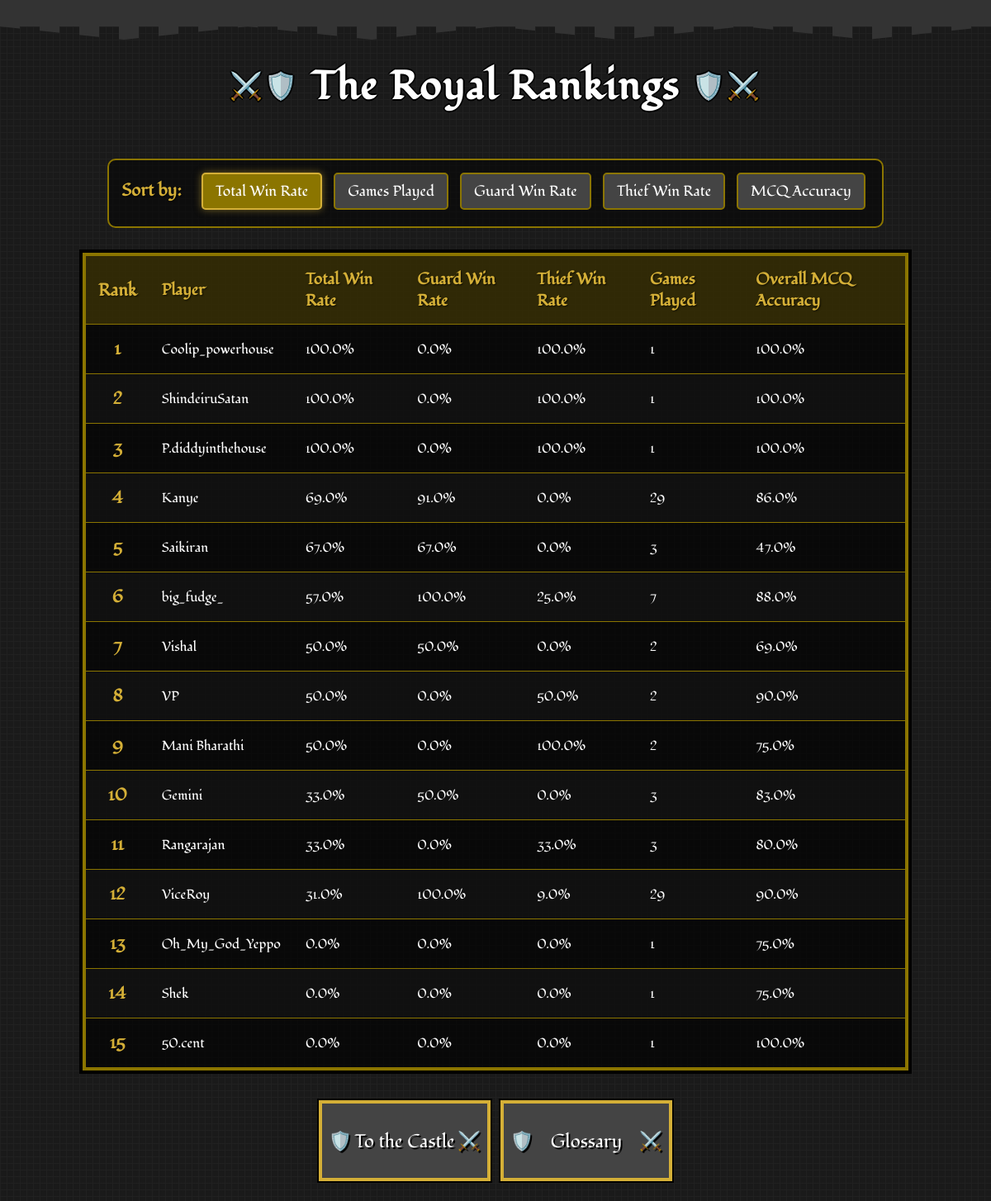
The app's page /leaderboard with its own data.
### app.py (models this page shows)
class PlayerStats(db.Model):
    id = db.Column(db.Integer, primary_key=True)
    user_id = db.Column(db.Integer, db.ForeignKey('user.id'), nullable=False)
    total_games_played = db.Column(db.Integer, default=0)
    games_played_as_guard = db.Column(db.Integer, default=0)
    games_played_as_thief = db.Column(db.Integer, default=0)
    total_games_won = db.Column(db.Integer, default=0)
    total_games_won_as_guard = db.Column(db.Integer, default=0)
    total_games_won_as_thief = db.Column(db.Integer, default=0)
    total_win_rate = db.Column(db.Float, default=0.0)
    win_rate_as_guard = db.Column(db.Float, default=0.0)
    win_rate_as_thief = db.Column(db.Float, default=0.0)
    total_answer_accuracy = db.Column(db.Float, default=0.0)
    total_questions_attempted = db.Column(db.Integer, default=0)
    total_right_answers = db.Column(db.Integer, default=0)
    game_right_answers = db.Column(db.Integer, default=0)
    game_total_questions = db.Column(db.Integer, default=0)
    answer_accuracy_in_last_game = db.Column(db.Float, default=0.0)

class User(db.Model):
    id = db.Column(db.Integer, primary_key=True)
    username = db.Column(db.String(40), unique=True, nullable=False)
    password_hash = db.Column(db.String(200), nullable=False)
    stats = db.relationship('PlayerStats', backref='user', uselist=False)

### app.py (the view)
@app.route('/leaderboard')
def leaderboard():
    sort_by = request.args.get('sort_by', 'total_win_rate')
    sort_options = {
        'games_played': PlayerStats.total_games_played,
        'total_win_rate': PlayerStats.total_win_rate,
        'win_rate_as_guard': PlayerStats.win_rate_as_guard,
        'win_rate_as_thief': PlayerStats.win_rate_as_thief,
        'mcq_accuracy': PlayerStats.total_answer_accuracy
    }
    sort_column = sort_options.get(sort_by, PlayerStats.total_win_rate)
    leaderboard_data = db.session.query(PlayerStats, User)\
        .join(User, PlayerStats.user_id == User.id)\
        .order_by(sort_column.desc())\
        .limit(20)\
        .all()
    return render_template('leaderboard.html',
                           leaderboard_data=leaderboard_data,
                           current_sort=sort_by)

### templates/leaderboard.html (shortened to what this page needs)
<!DOCTYPE html>
<html lang="en">
<head>
    <link rel="stylesheet" href="static/css/style.css">
    <link rel="stylesheet" href="static/css/leaderboard.css">
    <link rel="stylesheet" href="static/css/game-over.css">
</head>
<body>
    <div class="castle-top"></div>
    <h1>The Royal Rankings</h1>
    <div class="filters">
        <strong>Sort by:</strong>
        <a href="{{ url_for('leaderboard', sort_by='total_win_rate') }}"
           class="{{ 'active' if current_sort == 'total_win_rate' }}">Total Win Rate</a>
        <a href="{{ url_for('leaderboard', sort_by='games_played') }}"
           class="{{ 'active' if current_sort == 'games_played' }}">Games Played</a>
        <a href="{{ url_for('leaderboard', sort_by='win_rate_as_guard') }}"
           class="{{ 'active' if current_sort == 'win_rate_as_guard' }}">Guard Win Rate</a>
        <a href="{{ url_for('leaderboard', sort_by='win_rate_as_thief') }}"
           class="{{ 'active' if current_sort == 'win_rate_as_thief' }}">Thief Win Rate</a>
        <a href="{{ url_for('leaderboard', sort_by='mcq_accuracy') }}"
           class="{{ 'active' if current_sort == 'mcq_accuracy' }}">MCQ Accuracy</a>
    </div>
    <table>
        <thead>
            <tr>
                <th class="rank">Rank</th>
                <th>Player</th>
                <th>Total Win Rate</th>
                <th>Guard Win Rate</th>
                <th>Thief Win Rate</th>
                <th>Games Played</th>
                <th>Overall MCQ Accuracy</th>
            </tr>
        </thead>
        <tbody>
            {% for stats, user in leaderboard_data %}
            <tr>
                <td class="rank">{{ loop.index }}</td>
                <td>{{ user.username }}</td>
                <td>{{ stats.total_win_rate }}%</td>
                <td>{{ stats.win_rate_as_guard }}%</td>
                <td>{{ stats.win_rate_as_thief }}%</td>
                <td>{{ stats.total_games_played }}</td>
                <td>{{ stats.total_answer_accuracy }}%</td>
            </tr>
            {% else %}
            <tr>
                <td colspan="7" style="text-align: center;">No player data available yet.</td>
            </tr>
            {% endfor %}
        </tbody>
    </table>
    <div class="button-container">
        <a href="{{ url_for('home') }}"><button class="shield-btn game-over-btn">To the Castle</button></a>
        <a href="{{ url_for('glossary') }}"><button class="shield-btn game-over-btn">Glossary</button></a>
    </div>
</body>
</html>

### static/css/style.css (style rules this page uses)
body { font-family: "Fondamento", serif; background-color: #1a1a1a; background-image: linear-gradient(90deg, rgba(34,34,34,0.8) 1px, transparent 1px), linear-gradient(rgba(34,34,34,0.8) 1px, transparent 1px); background-size: 8px 8px; color: white; margin: 0; padding: 0; text-align: center; position: relative; min-height: 100vh; display: flex; flex-direction: column; justify-content: space-between; }
.castle-top { height: 32px; background-color: #333; position: relative; margin-bottom: 16px; image-rendering: pixelated; }
.castle-top::before { content: ""; position: absolute; top: 100%; left: 0; right: 0; height: 16px; background-image: repeating-linear-gradient(90deg, #333 0px, #333 24px, transparent 24px, transparent 48px); background-size: 48px 16px; clip-path: polygon( 0% 0%, 12.5% 100%, 25% 0%, 37.5% 100%, 50% 0%, 62.5% 100%, 75% 0%, 87.5% 100%, 100% 0% ); image-rendering: pixelated; }
h1 { font-family: "Fondamento", serif; text-align: center; font-size: 3rem; color: white; text-shadow: 2px 0 #000, -2px 0 #000, 0 2px #000, 0 -2px #000; margin: 24px 0; letter-spacing: 2px; position: relative; image-rendering: pixelated; }
h1::before { content: "⚔️🛡️"; font-size: 2rem; position: relative; top: -5px; margin: 0 15px; }
h1::after { content: "🛡️⚔️"; font-size: 2rem; position: relative; top: -5px; margin: 0 15px; }
button.shield-btn { font-family: "Fondamento", serif; background-color: #444; color: white; border: none; box-shadow: 0 0 0 4px #d4af37, 0 0 0 6px #000; padding: 14px 22px; margin: 10px; font-size: 1.4rem; cursor: pointer; position: relative; transition: all 0.2s steps(5); text-shadow: 2px 2px 0 #000; width: 200px; height: 90px; image-rendering: pixelated; }
button.shield-btn::before { content: "🛡️ "; position: absolute; left: 8px; top: 50%; transform: translateY(-50%); }

### static/css/leaderboard.css (style rules this page uses)
body { font-family: "Fondamento", serif; background-color: #1a1a1a; background-image: linear-gradient(90deg, rgba(34,34,34,0.8) 1px, transparent 1px), linear-gradient(rgba(34,34,34,0.8) 1px, transparent 1px); background-size: 8px 8px; color: white; margin: 0; padding: 0; text-align: center; }
h1 { font-family: "Fondamento", serif; text-align: center; font-size: 3rem; color: white; text-shadow: 2px 0 #000, -2px 0 #000, 0 2px #000, 0 -2px #000; margin: 24px 0; letter-spacing: 2px; }
.filters { text-align: center; margin: 30px auto; max-width: 1000px; background-color: rgba(0, 0, 0, 0.5); padding: 15px; border: 2px solid #8b7500; border-radius: 10px; }
.filters strong { color: #d4af37; font-size: 1.3rem; margin-right: 15px; text-shadow: 1px 1px 2px rgba(0, 0, 0, 0.7); }
.filters a { font-family: "Fondamento", serif; text-decoration: none; padding: 8px 15px; margin: 0 5px; border-radius: 5px; background-color: #444; color: white; border: 2px solid #8b7500; transition: all 0.2s; font-size: 1.1rem; display: inline-block; margin-bottom: 5px; }
.filters a.active { background-color: #8b7500; color: white; border-color: #d4af37; box-shadow: 0 0 10px rgba(212, 175, 55, 0.5); }
table { width: 100%; max-width: 1000px; margin: 0 auto; border-collapse: collapse; background-color: rgba(0, 0, 0, 0.7); border: 4px solid #8b7500; box-shadow: 0 0 0 4px #000; }
th, td { padding: 15px; text-align: left; border-bottom: 1px solid #8b7500; }
thead th { background-color: rgba(139, 117, 0, 0.3); color: #d4af37; font-weight: bold; text-shadow: 1px 1px 2px rgba(0, 0, 0, 0.7); font-size: 1.2rem; }
tbody tr:nth-child(even) { background-color: rgba(34, 34, 34, 0.3); }
.rank { font-weight: bold; text-align: center; color: #d4af37; font-size: 1.3rem; }
.button-container { display: flex; justify-content: center; margin: 30px auto; }
.shield-btn { font-family: "Fondamento", serif; background-color: #444; color: white; border: none; box-shadow: 0 0 0 4px #d4af37, 0 0 0 6px #000; padding: 14px 22px; margin: 10px; font-size: 1.4rem; cursor: pointer; position: relative; transition: all 0.2s steps(5); text-shadow: 2px 2px 0 #000; }

### static/css/game-over.css (style rules this page uses)
button.game-over-btn::after { content: "⚔️"; position: absolute; right: 8px; top: 50%; transform: translateY(-50%); }

### records on screen
PlayerStats: username "Coolip_powerhouse", total_win_rate "100.0", win_rate_as_guard "0.0", win_rate_as_thief "100.0", total_games_played "1", total_answer_accuracy "100.0"
PlayerStats: username "ShindeiruSatan", total_win_rate "100.0", win_rate_as_guard "0.0", win_rate_as_thief "100.0", total_games_played "1", total_answer_accuracy "100.0"
PlayerStats: username "P.diddyinthehouse", total_win_rate "100.0", win_rate_as_guard "0.0", win_rate_as_thief "100.0", total_games_played "1", total_answer_accuracy "100.0"
PlayerStats: username "Kanye", total_win_rate "69.0", win_rate_as_guard "91.0", win_rate_as_thief "0.0", total_games_played "29", total_answer_accuracy "86.0"
PlayerStats: username "Saikiran", total_win_rate "67.0", win_rate_as_guard "67.0", win_rate_as_thief "0.0", total_games_played "3", total_answer_accuracy "47.0"
PlayerStats: username "big_fudge_", total_win_rate "57.0", win_rate_as_guard "100.0", win_rate_as_thief "25.0", total_games_played "7", total_answer_accuracy "88.0"
PlayerStats: username "Vishal", total_win_rate "50.0", win_rate_as_guard "50.0", win_rate_as_thief "0.0", total_games_played "2", total_answer_accuracy "69.0"
PlayerStats: username "VP", total_win_rate "50.0", win_rate_as_guard "0.0", win_rate_as_thief "50.0", total_games_played "2", total_answer_accuracy "90.0"
PlayerStats: username "Mani Bharathi", total_win_rate "50.0", win_rate_as_guard "0.0", win_rate_as_thief "100.0", total_games_played "2", total_answer_accuracy "75.0"
PlayerStats: username "Gemini", total_win_rate "33.0", win_rate_as_guard "50.0", win_rate_as_thief "0.0", total_games_played "3", total_answer_accuracy "83.0"
PlayerStats: username "Rangarajan", total_win_rate "33.0", win_rate_as_guard "0.0", win_rate_as_thief "33.0", total_games_played "3", total_answer_accuracy "80.0"
PlayerStats: username "ViceRoy", total_win_rate "31.0", win_rate_as_guard "100.0", win_rate_as_thief "9.0", total_games_played "29", total_answer_accuracy "90.0"
PlayerStats: username "Oh_My_God_Yeppo", total_win_rate "0.0", win_rate_as_guard "0.0", win_rate_as_thief "0.0", total_games_played "1", total_answer_accuracy "75.0"
PlayerStats: username "Shek", total_win_rate "0.0", win_rate_as_guard "0.0", win_rate_as_thief "0.0", total_games_played "1", total_answer_accuracy "75.0"
PlayerStats: username "50.cent", total_win_rate "0.0", win_rate_as_guard "0.0", win_rate_as_thief "0.0", total_games_played "1", total_answer_accuracy "100.0"
